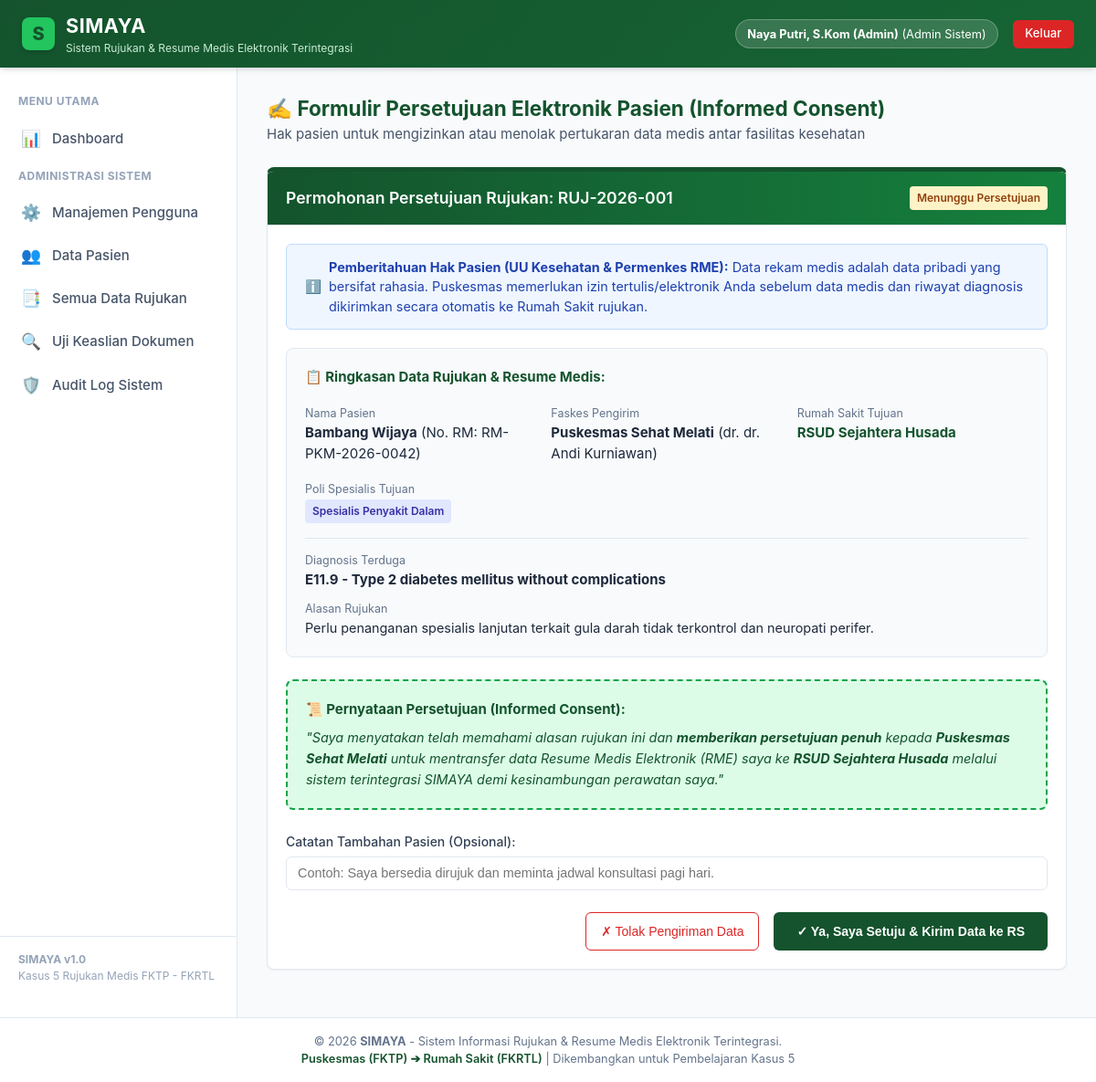
The app's page /pasien_persetujuan.php?id=1 (signed in) with its own data.
### tables this page shows
CREATE TABLE rujukan (
        id INTEGER PRIMARY KEY AUTOINCREMENT,
        no_rujukan TEXT UNIQUE NOT NULL,
        pasien_id INTEGER NOT NULL,
        faskes_asal TEXT NOT NULL,
        faskes_tujuan TEXT NOT NULL,
        poli_tujuan TEXT NOT NULL,
        dokter_pengirim_id INTEGER NOT NULL,
        dokter_penerima_id INTEGER NULL,
        tgl_rujukan DATETIME DEFAULT CURRENT_TIMESTAMP,
        alasan_rujukan TEXT NOT NULL,
        
        -- Bagian Resume Medis Elektronik (RME)
        keluhan_utama TEXT NOT NULL,
        riwayat_penyakit TEXT NOT NULL,
        tanda_vital TEXT NOT NULL, -- Tekanan Darah, Nadi, Suhu, RR
        diagnosis_primer TEXT NOT NULL, -- Kode ICD-10 & Nama
        diagnosis_sekunder TEXT DEFAULT '-',
        tindakan_terapi TEXT NOT NULL,
        obat_diberikan TEXT NOT NULL,
        hasil_penunjang TEXT DEFAULT '-',
        
        -- Keamanan, Persetujuan (Consent), & Verifikasi Keaslian
        digital_hash TEXT NOT NULL, -- Hash SHA-256 integritas data RME
        status_consent TEXT DEFAULT 'Menunggu Persetujuan', -- Menunggu Persetujuan, Disetujui, Ditolak
        tgl_consent DATETIME NULL,
        catatan_consent TEXT NULL,
        
        status_verifikasi TEXT DEFAULT 'Belum Diverifikasi', -- Belum Diverifikasi, Asli & Terverifikasi, Tidak Valid
        tgl_verifikasi DATETIME NULL,
        petugas_verifikasi TEXT NULL,
        
        status_rujukan TEXT DEFAULT 'Menunggu Persetujuan Pasien', -- Menunggu Persetujuan Pasien, Terkirim ke RS, Terverifikasi RS, Selesai Diperiksa
        catatan_dokter_rs TEXT NULL,
        
        FOREIGN KEY (pasien_id) REFERENCES pasien(id),
        FOREIGN KEY (dokter_pengirim_id) REFERENCES users(id),
        FOREIGN KEY (dokter_penerima_id) REFERENCES users(id)
    );

CREATE TABLE pasien (
        id INTEGER PRIMARY KEY AUTOINCREMENT,
        user_id INTEGER NULL,
        no_rm TEXT UNIQUE NOT NULL,
        nik TEXT UNIQUE NOT NULL,
        nama_pasien TEXT NOT NULL,
        tgl_lahir DATE NOT NULL,
        jenis_kelamin TEXT NOT NULL, -- L / P
        alamat TEXT NOT NULL,
        no_hp TEXT NOT NULL,
        golongan_darah TEXT DEFAULT '-',
        alergi TEXT DEFAULT 'Tidak Ada',
        created_at DATETIME DEFAULT CURRENT_TIMESTAMP,
        FOREIGN KEY (user_id) REFERENCES users(id)
    );

CREATE TABLE users (
        id INTEGER PRIMARY KEY AUTOINCREMENT,
        username TEXT UNIQUE NOT NULL,
        password TEXT NOT NULL,
        nama_lengkap TEXT NOT NULL,
        role TEXT NOT NULL, -- admin, petugas_rm, dokter_pengirim, dokter_penerima, pasien, security
        faskes_asal TEXT NOT NULL,
        spesialisasi TEXT DEFAULT '-',
        nik TEXT DEFAULT '-',
        no_hp TEXT DEFAULT '-',
        created_at DATETIME DEFAULT CURRENT_TIMESTAMP
    );

### pasien_persetujuan.php (the view, shortened to what this page needs)
<?php
$pdo = require_once __DIR__ . '/config/database.php';
$id = intval($_GET['id'] ?? 0);
if ($id > 0) {
    $stmt = $pdo->prepare("
        SELECT r.*, p.nama_pasien, p.no_rm, p.nik, p.tgl_lahir, p.alamat, u.nama_lengkap as nama_dokter_pengirim
        FROM rujukan r
        JOIN pasien p ON r.pasien_id = p.id
        JOIN users u ON r.dokter_pengirim_id = u.id
        WHERE r.id = ?
    ");
    $stmt->execute([$id]);
    $rujukan = $stmt->fetch();
}
include __DIR__ . '/includes/header.php';
?>
<div style="margin-bottom: 1.5rem;">
    <h2 style="color: var(--hijau-tua); margin: 0;">✍️ Formulir Persetujuan Elektronik Pasien (Informed Consent)</h2>
    <p style="color: var(--abu-text); margin: 0;">Hak pasien untuk mengizinkan atau menolak pertukaran data medis antar fasilitas kesehatan</p>
</div>
<?php if (!$rujukan): ?>
    <div class="card">
        <div class="card-body" style="text-align: center; padding: 3rem;">
            <div style="font-size: 3rem;">🎉</div>
            <h3 style="color: var(--hijau-tua); margin-top: 0.5rem;">Tidak Ada Rujukan yang Menunggu Persetujuan</h3>
            <p style="color: var(--abu-text);">Semua rujukan medis Anda telah diproses atau belum ada rujukan baru yang diterbitkan.</p>
            <a href="rujukan_daftar.php" class="btn btn-primary" style="margin-top: 1rem;">Lihat Riwayat Rujukan</a>
        </div>
    </div>
<?php else: ?>
    <div class="card" style="border-top: 5px solid var(--hijau-tua);">
        <div class="card-header header-green">
            <h3 class="card-title">Permohonan Persetujuan Rujukan: <?= htmlspecialchars($rujukan['no_rujukan']) ?></h3>
            <span class="badge badge-warning"><?= htmlspecialchars($rujukan['status_consent']) ?></span>
        </div>
        <div class="card-body">
            <div class="alert alert-info">
                <span>ℹ️</span>
                <div>
                    <strong>Pemberitahuan Hak Pasien (UU Kesehatan & Permenkes RME):</strong> Data rekam medis adalah data pribadi yang bersifat rahasia. Puskesmas memerlukan izin tertulis/elektronik Anda sebelum data medis dan riwayat diagnosis dikirimkan secara otomatis ke Rumah Sakit rujukan.
                </div>
            </div>
            <div style="background: #F8FAFC; border: 1px solid var(--abu-border); border-radius: 8px; padding: 1.25rem; margin-bottom: 1.5rem;">
                <h4 style="color: var(--hijau-tua); margin-top: 0; margin-bottom: 1rem;">📋 Ringkasan Data Rujukan & Resume Medis:</h4>
                <div class="form-row">
                    <div>
                        <small style="color: #64748B;">Nama Pasien</small><br>
                        <strong><?= htmlspecialchars($rujukan['nama_pasien']) ?></strong> (No. RM: <?= htmlspecialchars($rujukan['no_rm']) ?>)
                    </div>
                    <div>
                        <small style="color: #64748B;">Faskes Pengirim</small><br>
                        <strong><?= htmlspecialchars($rujukan['faskes_asal']) ?></strong> (dr. <?= htmlspecialchars($rujukan['nama_dokter_pengirim']) ?>)
                    </div>
                    <div>
                        <small style="color: #64748B;">Rumah Sakit Tujuan</small><br>
                        <strong style="color: var(--hijau-tua);"><?= htmlspecialchars($rujukan['faskes_tujuan']) ?></strong>
                    </div>
                    <div>
                        <small style="color: #64748B;">Poli Spesialis Tujuan</small><br>
                        <span class="badge badge-info"><?= htmlspecialchars($rujukan['poli_tujuan']) ?></span>
                    </div>
                </div>
                <div style="margin-top: 1rem; border-top: 1px solid var(--abu-border); padding-top: 0.75rem;">
                    <small style="color: #64748B;">Diagnosis Terduga</small><br>
                    <strong><?= htmlspecialchars($rujukan['diagnosis_primer']) ?></strong>
                </div>
                <div style="margin-top: 0.5rem;">
                    <small style="color: #64748B;">Alasan Rujukan</small><br>
                    <p style="margin: 0; font-size: 0.9rem;"><?= htmlspecialchars($rujukan['alasan_rujukan']) ?></p>
                </div>
            </div>
            <?php if ($rujukan['status_consent'] === 'Menunggu Persetujuan'): ?>
                <form method="POST" action="pasien_persetujuan.php">
                    <div style="background: var(--hijau-pastel); border: 2px dashed var(--hijau-sedang); padding: 1.25rem; border-radius: 8px; margin-bottom: 1.5rem;">
                        <h4 style="color: var(--hijau-tua); margin-top: 0; margin-bottom: 0.5rem;">📜 Pernyataan Persetujuan (Informed Consent):</h4>
                        <p style="font-size: 0.9rem; color: #14532D; line-height: 1.6; margin: 0;">
                            <em>"Saya menyatakan telah memahami alasan rujukan ini dan <strong>memberikan persetujuan penuh</strong> kepada <strong><?= htmlspecialchars($rujukan['faskes_asal']) ?></strong> untuk mentransfer data Resume Medis Elektronik (RME) saya ke <strong><?= htmlspecialchars($rujukan['faskes_tujuan']) ?></strong> melalui sistem terintegrasi SIMAYA demi kesinambungan perawatan saya."</em>
                        </p>
                    </div>
                    <div class="form-group">
                        <label>Catatan Tambahan Pasien (Opsional):</label>
                        <input type="text" name="catatan_consent" class="form-control" placeholder="Contoh: Saya bersedia dirujuk dan meminta jadwal konsultasi pagi hari.">
                    </div>
                    <div style="display: flex; gap: 1rem; justify-content: flex-end; margin-top: 1.5rem;">
                        <button type="submit" name="keputusan" value="tolak" class="btn btn-outline" style="color: #DC2626; border-color: #DC2626;" onclick="return confirm('Apakah Anda yakin ingin MENOLAK pengiriman data medis ini? Rujukan tidak akan diteruskan ke Rumah Sakit.')">
                            ✗ Tolak Pengiriman Data
                        </button>
                        <button type="submit" name="keputusan" value="setuju" class="btn btn-primary" style="padding: 0.75rem 1.5rem; font-weight: 600;" onclick="return confirm('Apakah Anda yakin ingin MEMBERIKAN PERSETUJUAN transfer data medis ini?')">
                            ✓ Ya, Saya Setuju & Kirim Data ke RS
                        </button>
                    </div>
                </form>
            <?php endif; ?>
        </div>
    </div>
<?php endif; ?>
<?php include __DIR__ . '/includes/footer.php'; ?>

### assets/css/simaya.css (style rules this page uses)
:root { --hijau-tua: #14532D; --hijau-tua-hover: #0f3e22; --hijau-sedang: #16A34A; --hijau-muda: #22C55E; --hijau-pastel: #DCFCE7; --hijau-border: #BBF7D0; --putih: #FFFFFF; --abu-bg: #F8FAFC; --abu-text: #475569; --abu-border: #E2E8F0; --merah: #EF4444; --kuning: #F59E0B; --biru: #3B82F6; --shadow-sm: 0 1px 2px 0 rgb(0 0 0 / 0.05); --shadow-md: 0 4px 6px -1px rgb(0 0 0 / 0.1), 0 2px 4px -2px rgb(0 0 0 / 0.1); --radius: 8px; }
* { box-sizing: border-box; margin: 0; padding: 0; }
body { font-family: -apple-system, BlinkMacSystemFont, "Segoe UI", Roboto, "Helvetica Neue", Arial, sans-serif; background-color: var(--abu-bg); color: #1E293B; line-height: 1.5; font-size: 15px; }
.card { background: var(--putih); border-radius: var(--radius); border: 1px solid var(--abu-border); box-shadow: var(--shadow-sm); margin-bottom: 1.5rem; overflow: hidden; }
.card-header { background: var(--putih); border-bottom: 1px solid var(--abu-border); padding: 1rem 1.25rem; display: flex; justify-content: space-between; align-items: center; }
.card-header.header-green { background: linear-gradient(to right, var(--hijau-tua), #15803D); color: var(--putih); }
.card-title { font-size: 1.1rem; font-weight: 600; margin: 0; }
.card-body { padding: 1.25rem; }
.btn { display: inline-flex; align-items: center; gap: 0.5rem; padding: 0.5rem 1rem; font-size: 0.875rem; font-weight: 500; border-radius: 6px; border: 1px solid transparent; cursor: pointer; transition: all 0.2s ease; text-decoration: none; }
.btn-primary { background-color: var(--hijau-tua); color: var(--putih); }
.btn-outline { border-color: var(--hijau-tua); color: var(--hijau-tua); background: transparent; }
.badge { display: inline-block; padding: 0.25rem 0.5rem; font-size: 0.75rem; font-weight: 600; border-radius: 4px; }
.badge-warning { background: #FEF3C7; color: #92400E; }
.badge-info { background: #E0E7FF; color: #3730A3; }
.form-group { margin-bottom: 1.25rem; }
.form-group label { display: block; font-weight: 500; font-size: 0.875rem; margin-bottom: 0.35rem; color: #334155; }
.form-control { width: 100%; padding: 0.6rem 0.75rem; border: 1px solid var(--abu-border); border-radius: 6px; font-size: 0.9rem; background: var(--putih); transition: border-color 0.15s ease-in-out; }
.form-row { display: grid; grid-template-columns: repeat(auto-fit, minmax(240px, 1fr)); gap: 1rem; }
.alert { padding: 0.85rem 1.25rem; border-radius: 6px; margin-bottom: 1.25rem; font-size: 0.9rem; display: flex; align-items: center; gap: 0.5rem; }
.alert-info { background: #EFF6FF; color: #1E40AF; border: 1px solid #BFDBFE; }

### records on screen
rujukan: no_rujukan "RUJ-2026-001", status_consent "Menunggu Persetujuan", pasien.nama_pasien "Bambang Wijaya", pasien.no_rm "RM-PKM-2026-0042", faskes_asal "Puskesmas Sehat Melati", dokter_pengirim.nama_lengkap "dr. Andi Kurniawan", faskes_tujuan "RSUD Sejahtera Husada", poli_tujuan "Spesialis Penyakit Dalam", diagnosis_primer "E11.9 - Type 2 diabetes mellitus without complications", alasan_rujukan "Perlu penanganan spesialis lanjutan terkait gula darah tidak terkontrol dan neuropati perifer."

### other values on screen
$user['nama_lengkap'] "Naya Putri, S.Kom (Admin)"
getRoleName($user['role']) "Admin Sistem"
